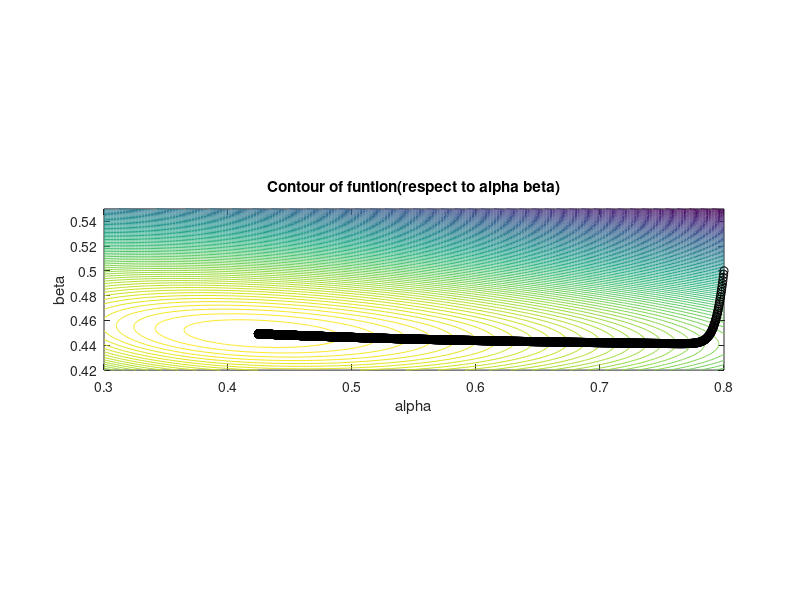

Reproduce this figure in MATLAB.
clc
clear
% TODO: display the starting point and maximum 
%% create the date
N = 25;
X = reshape(linspace(0, 0.9, N), [N, 1]);
Y = cos(10*X.^2) + 0.1 * sin(100*X);

one = ones(25,1);
Phi = [one, X];

%% initialize the parameters
tol = 0.0001;
num_iter = 100000;
step_size = 0.001;

guess = [0.8,0.5];
alpha = guess(1,1);
beta = guess(1,2);

[n,m] = size(Phi);
I1 = eye(m);
I2 = eye(n);
k = alpha * Phi * I1 * Phi' + beta * I2;
l = Phi * Phi';

guess_eval  = -n/2 * log(2 * pi) - 1/2 * log(det(k)) - 1/2 * Y' * inv(k) * Y;
grad = [-0.5 * trace(inv(k) * l) + 0.5 * Y' * inv(k) * l * inv(k) * Y, -0.5 * trace(inv(k)) + 0.5 * Y' * inv(k) * inv(k) * Y];


% Store beta guesses at each iteration
guess_iter(1,:) = guess; 

% Store the function value at each iteration
fcn_val_iter(1)      = guess_eval;  

fprintf('\niter=%d; Func Val=%f; FONC Residual=%f',...
        0, guess_eval, norm(grad));

%% gradient descent

% Iterative algorithm begins ---------------------------------------------
for i = 1:num_iter                        
    % Step for gradient descent ------------------------------------------
    % *** Insert gradient descent code here ***
    % ***                                   ***
    guess = guess_iter(i,:) + step_size * grad; 

    % Update with the new iteration -------------------------------------
    alpha = guess(1,1);
    beta = guess(1,2);
    k = alpha * Phi * I1 * Phi' + beta * I2;
    l = Phi * Phi';
    
    guess_eval  = -n/2 * log(2 * pi) - 1/2 * log(det(k)) - 1/2 * Y' * inv(k) * Y;
    grad = [-0.5 * trace(inv(k) * l) + 0.5 * Y' * inv(k) * l * inv(k) * Y, -0.5 * trace(inv(k)) + 0.5 * Y' * inv(k) * inv(k) * Y];
    guess_iter(i+1,:) = guess;
    fcn_val_iter(i+1) = guess_eval;
    % Check if it's time to terminate ------------------------------------

    % Check the FONC?
    % Store the norm of the gradient at each iteration
    convgsd(i) = norm(grad); % <-- Correct this!!
    
    % Check that the vector is changing from iteration to iteration?
    % Stores length of the difference between the current beta and the 
    % previous one at each iteration
    lenXsd(i)  = norm(guess_iter(i+1,:)-guess_iter(i,:)); % <-- Correct this!!
    
    % Check that the objective is changing from iteration to iteration?
    % Stores the absolute value of the difference between the current 
    % function value and the previous one at each iteration
    diffFsd(i) = abs(fcn_val_iter(i+1)-fcn_val_iter(i)); % <-- Correct this!!
    
    fprintf('\niter=%d; Func Val=%f; FONC Residual=%f; Sqr Diff=%f',...
            i, guess_eval, convgsd(i), lenXsd(i));
    
    % Check the convergence criteria?
    if (convgsd(i) <= tol)
        fprintf('\nFirst-Order Optimality Condition met\n');
        break; 
%     elseif (lenXsd(i) <= tol)
%         fprintf('\nExit: Design not changing\n');
%         break;
%     elseif (diffFsd(i) <= tol)
%         fprintf('\nExit: Objective not changing\n');
%         break;
    elseif (i + 1 >= num_iter)
        fprintf('\nExit: Done iterating\n');
        break;
    end
    
end


%% plot the contour
N1 = 25;
X1 = reshape(linspace(0, 0.9, N1), [N1, 1]);
Y1 = cos(10*X1.^2) + 0.1 * sin(100*X1);


one1 = ones(25,1);
Phi1 = [one1, X1];

NN = 200;
[n1,m1] = size(Phi1);
I11 = eye(m1);
I21 = eye(n1);
a1 = linspace(0.3,0.8,NN);
b1 = linspace(0.42,0.55,NN);
% x1 = alpha  x2 = beta
for i = 1 : NN
    x1 = a1(1,i);
    for j = 1 : NN
        x2 = b1(1,j);  
        k = x1 * Phi1 * I11 * Phi1' + x2 * I21;
        f(j,i)  = -n1/2 * log(2 * pi) - 1/2 * log(det(k)) - 1/2 * Y1' * inv(k) * Y1;
    end
end
figure(1); clf; 
%h = fcontour(f,[0.1 1 0.35 0.6]);
[A,B] = meshgrid(a1,b1);
[C,h] = contour(a1,b1,f,100,'ShowText','on','TextStepMode','manual','TextStep',10,'LabelSpacing',200)

xlabel('alpha') 
ylabel('beta')
clabel(C,h,'FontSize',7)
title('Contour of funtion(respect to alpha beta)')
axis equal; hold on
%pbaspect([1 2])

% plot current point
plot(guess_iter(:,1),guess_iter(:,2),'ko-')